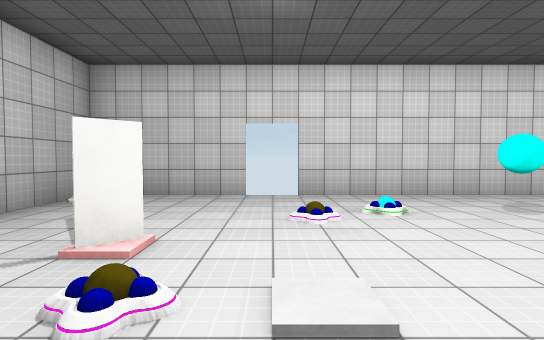
[1] (above)

18 first-person views from a walk through a Unity game level. The camera is 1.4 m above the floor, tilts 2° down and sees 80° across. Doors are open. The floor is counted in squares, 2 m on a side. Each view is taken from the middle of a square. On the plan, view 1 faces up. The plan holds only what a view shows up to about 10 squares ahead; the rest is blank. The place goes on beyond the plan. The player is left out. Surface patterns are stand-ins for the level's own textures.

[2]
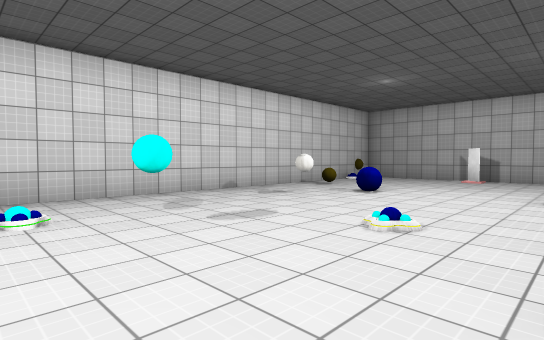

[3]
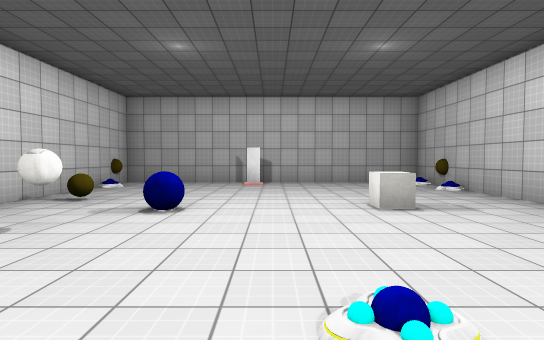

[4]
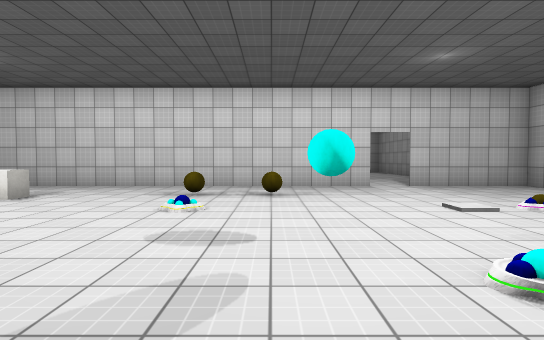

[5]
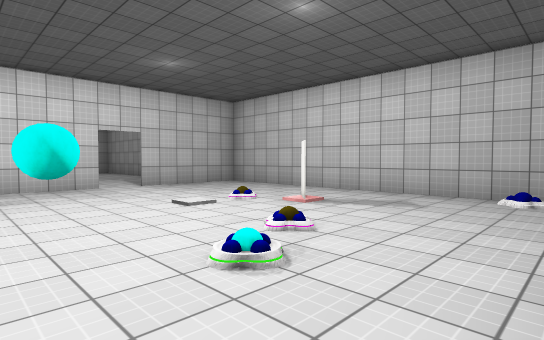

[6]
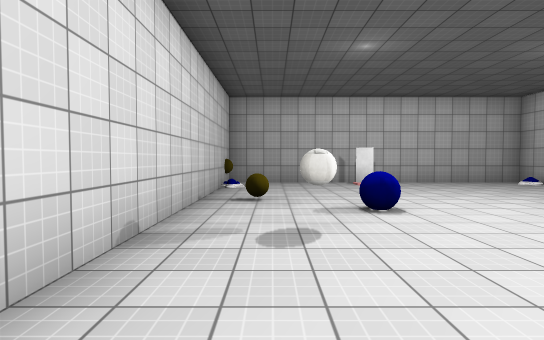

[7]
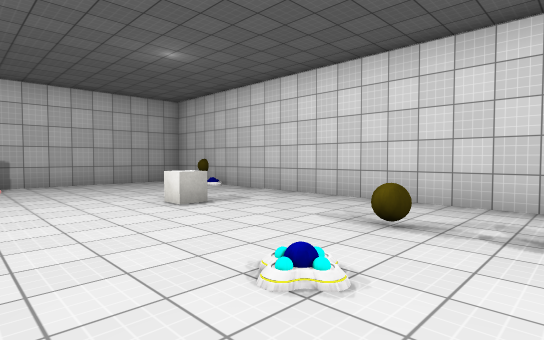

[8]
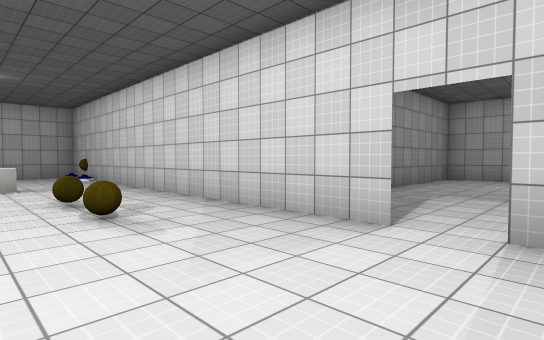

[9]
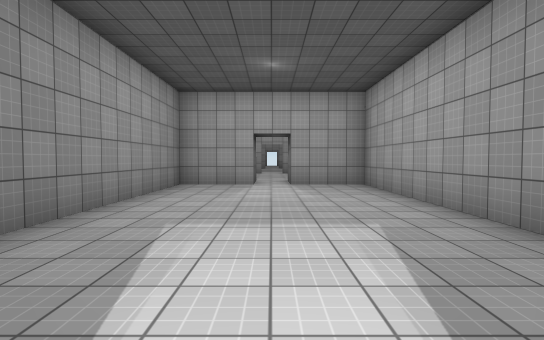

[10]
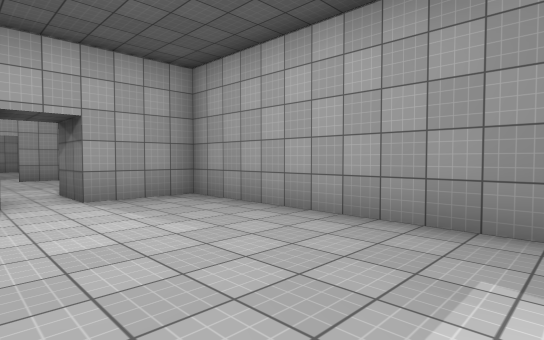

[11]
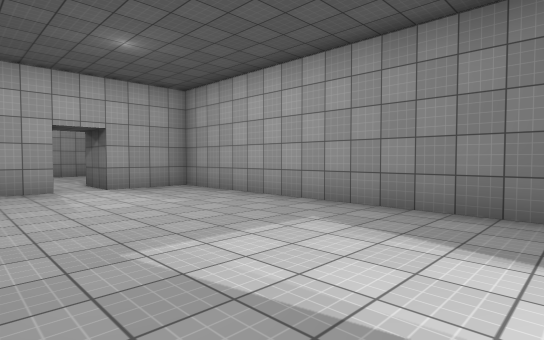

[12]
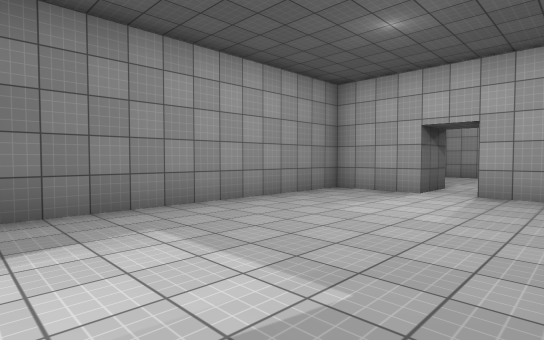

[13]
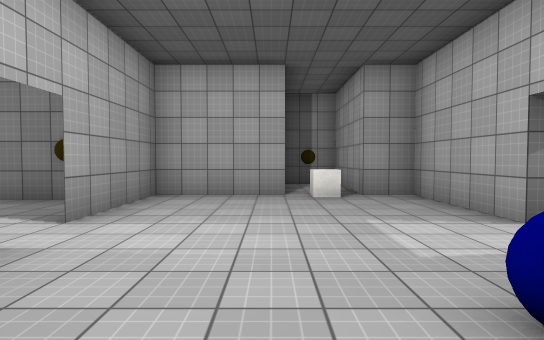

[14]
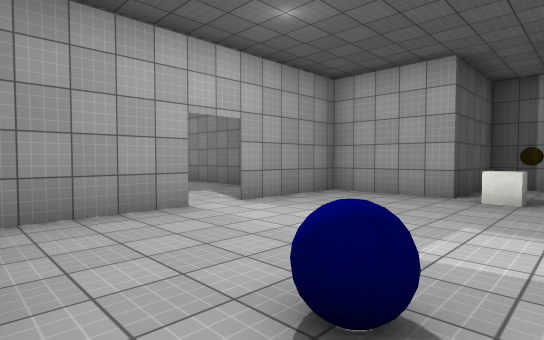

[15]
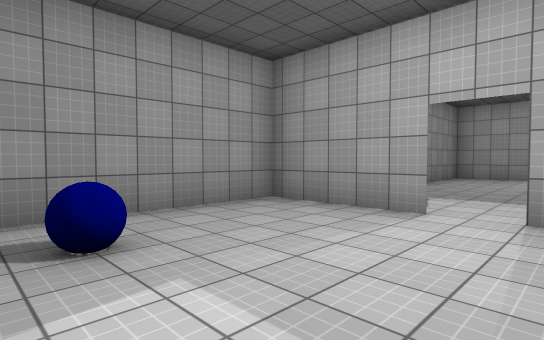

[16]
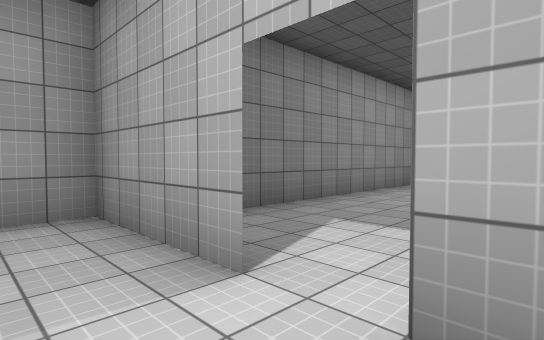

[17]
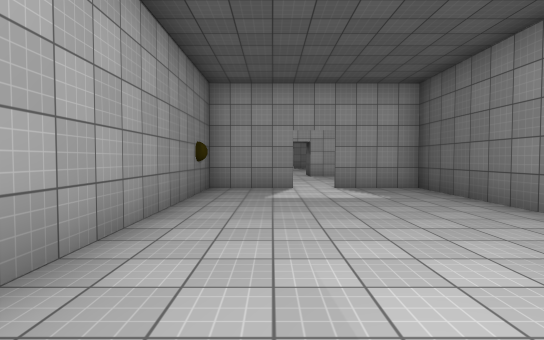

[18]
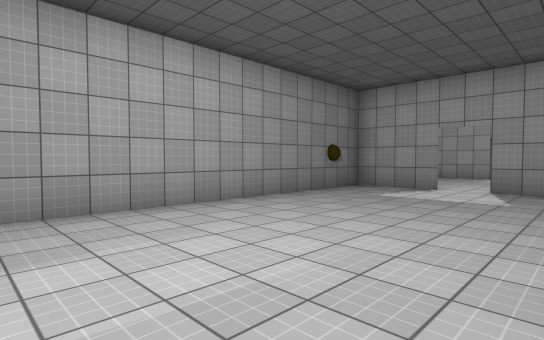

### Floor plan
Points are (right, up) in squares from view 1. A wall is a line through its corners. A room is listed if a view was taken in it or the views show most of it. See-through windows are left out.
Room 1 (views 1, 2, 3, 4, 5, 6, 7, 8, 9)
walls: (0.4, -2.3) (12.5, -2.3) (12.5, 6.2) (-2.5, 6.2); (-3.5, 5.8) (-3.5, -2.3) (-0.5, -2.3)
ways out: opening at (0, -2) to room 2; open door at (0, 6)
objects: other object (-1, 3); other object (0, 2); other object (2, 3); other object (3, 0); other object (4, 0); other object (6, 5); other object (7, 4); other object (8, 0); other object (8, 5); other object (11, -2); other object (12, 3); other object (12, 6)
Room 2 (views 10, 11, 12)
walls: (-2.5, -3.4) (-2.5, -10.7) (-0.5, -10.7) (-0.5, -12.2); (0.5, -12.4) (0.5, -10.7) (2.5, -10.7) (2.5, -4.4)
ways out: opening at (0, -2) to room 1; open door at (0, -12) to room 3
Room 3 (views 13, 14, 15, 16)
walls: (0.4, -17.3) (3.2, -17.3) (3.2, -13.2); (-0.5, -12.2) (-3.3, -12.2) (-3.3, -13.2) (-4.5, -13.2); (-4.5, -14.7) (-3.3, -14.7) (-3.3, -17.3) (-0.5, -17.3)
ways out: open door at (0, -12) to room 2; open door at (0, -17) to room 4
objects: other object (-3, -14); other object (2, -14)
Room 4 (views 17, 18)
walls: (-0.4, -17.2) (-2.5, -17.2) (-2.5, -24.6); (2.5, -24.8) (2.5, -17.2) (0.5, -17.2)
ways out: open door at (0, -17) to room 3

Where each view was taken, in squares from view 1:
view 1: 0 up, 0 right, facing up
view 2: 0 up, 1 right, facing up-right
view 3: 2 up, 3 right, facing right
view 4: 6 up, 3 right, facing down
view 5: 6 up, 3 right, facing down-left
view 6: 5 up, 3 right, facing right
view 7: 3 up, 3 right, facing down-right
view 8: 1 up, 1 left, facing down-right
view 9: 2 down, 0 right, facing down
view 10: 5 down, 1 right, facing down-left
view 11: 3 down, 2 right, facing down-left
view 12: 4 down, 2 left, facing down-right
view 13: 15 down, 3 right, facing left
view 14: 13 down, 3 right, facing down-left
view 15: 13 down, 1 left, facing down-right
view 16: 16 down, 1 left, facing down-right
view 17: 25 down, 1 left, facing up
view 18: 25 down, 2 right, facing up-left
